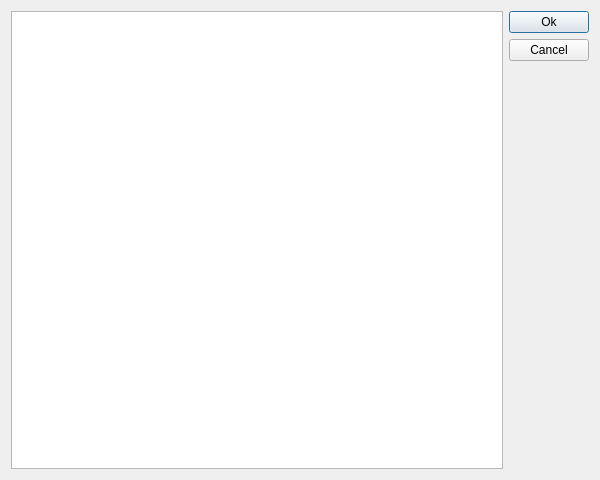
<ui version="4.0" >
 <comment>This file is part of the xTuple ERP: PostBooks Edition, a free and
open source Enterprise Resource Planning software suite,
Copyright (c) 1999-2019 by OpenMFG LLC, d/b/a xTuple.
It is licensed to you under the Common Public Attribution License
version 1.0, the full text of which (including xTuple-specific Exhibits)
is available at www.xtuple.com/CPAL.  By using this software, you agree
to be bound by its terms.</comment>
 <class>TextEditDialog</class>
 <widget class="QDialog" name="TextEditDialog" >
  <property name="geometry" >
   <rect>
    <x>0</x>
    <y>0</y>
    <width>600</width>
    <height>480</height>
   </rect>
  </property>
  <property name="windowTitle" >
   <string>Text Editor</string>
  </property>
  <layout class="QHBoxLayout" >
   <item>
    <widget class="QTextEdit" name="_text" />
   </item>
   <item>
    <layout class="QVBoxLayout" >
     <item>
      <widget class="QPushButton" name="_accept" >
       <property name="text" >
        <string>Ok</string>
       </property>
      </widget>
     </item>
     <item>
      <widget class="QPushButton" name="_cancel" >
       <property name="text" >
        <string>Cancel</string>
       </property>
      </widget>
     </item>
     <item>
      <spacer>
       <property name="orientation" >
        <enum>Qt::Vertical</enum>
       </property>
       <property name="sizeType" >
        <enum>QSizePolicy::Expanding</enum>
       </property>
       <property name="sizeHint" >
        <size>
         <width>20</width>
         <height>40</height>
        </size>
       </property>
      </spacer>
     </item>
    </layout>
   </item>
  </layout>
 </widget>
 <layoutdefault spacing="6" margin="11" />
 <pixmapfunction>qPixmapFromMimeSource</pixmapfunction>
 <customwidgets>
  <customwidget>
   <class>QTextEdit</class>
   <extends>QFrame</extends>
   <header>qtextedit.h</header>
  </customwidget>
 </customwidgets>
 <resources/>
 <connections>
  <connection>
   <sender>_accept</sender>
   <signal>clicked()</signal>
   <receiver>TextEditDialog</receiver>
   <slot>accept()</slot>
   <hints>
    <hint type="sourcelabel" >
     <x>20</x>
     <y>20</y>
    </hint>
    <hint type="destinationlabel" >
     <x>20</x>
     <y>20</y>
    </hint>
   </hints>
  </connection>
  <connection>
   <sender>_cancel</sender>
   <signal>clicked()</signal>
   <receiver>TextEditDialog</receiver>
   <slot>reject()</slot>
   <hints>
    <hint type="sourcelabel" >
     <x>20</x>
     <y>20</y>
    </hint>
    <hint type="destinationlabel" >
     <x>20</x>
     <y>20</y>
    </hint>
   </hints>
  </connection>
 </connections>
</ui>
